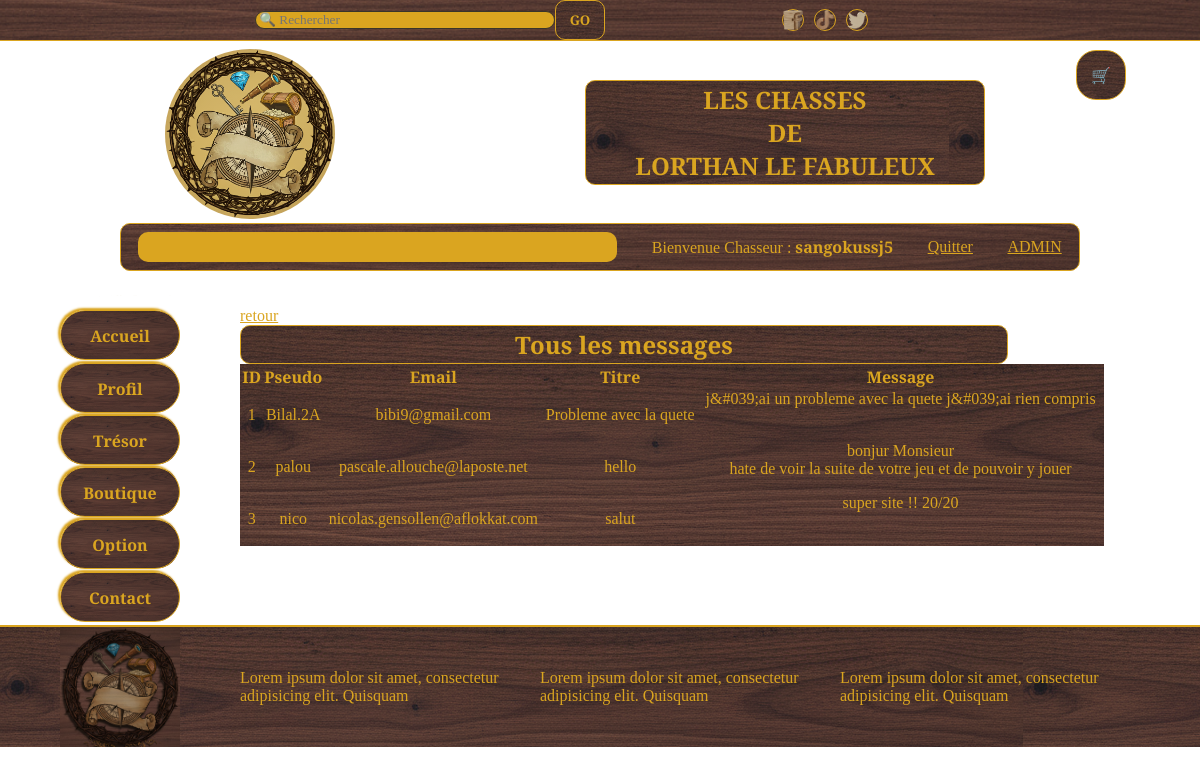
The page /index.php?page=adminMessage (signed in) on the database its author committed.
### tables this page shows
CREATE TABLE `message` (
  `id_message` int(11) NOT NULL,
  `titre` varchar(255) NOT NULL,
  `texte` text NOT NULL,
  `numChasseur` int(11) NOT NULL
);

CREATE TABLE `chasseur` (
  `numChasseur` int(11) NOT NULL,
  `nom` varchar(50) NOT NULL,
  `prenom` varchar(50) NOT NULL,
  `email` varchar(50) NOT NULL,
  `phone` varchar(50) DEFAULT NULL,
  `pseudo` varchar(50) NOT NULL,
  `mdp` varchar(255) NOT NULL,
  `newsLetter` tinyint(1) NOT NULL DEFAULT 0,
  `id_role` int(11) NOT NULL DEFAULT 1
);

### public/index.php (called while the page is built, shortened)
<?php
$erreur = null;
$page = $_GET['page'] ?? 'accueil';
$isLogged = isset($_SESSION['is_logged']) && $_SESSION['is_logged'] === true;
$data = ['erreur' => $erreur];
if ($isLogged && $_SESSION['id_role'] == 2) {
    if ($page === 'adminChasseur') {
        $repo = new ChasseurRepository();
        $data['chasseurs'] = $repo->findAll();
    }
    elseif ($page === 'adminQuete') {
        $repo = new QueteRepository();
        $data['quetes'] = $repo->findAll();
    }
    elseif ($page === 'adminMessage') {
        $repo = new MessageRepository();
        $data['messages'] = $repo->findAll();
    }
}
View::render($page, $data);

### src/Database.php (called while the page is built, shortened)
<?php
class Database{
    private string $host = "localhost";
    private string $db_name = "ue2";
    private string $username = "root";
    private string $password = "root";
    private static ?Database $_instance = null;
    private ?PDO $pdo = null;
    public static function getInstance(): Database{
        if(Database::$_instance ===null){
            Database::$_instance = new self();
        }
        return Database::$_instance;
    }
    public function __construct(){
        $dsn = "mysql:host=$this->host;dbname=$this->db_name";
        $connexion = null;
        try{
            $connexion = new PDO ( $dsn,  $this->username, $this->password);
            $connexion -> exec("SET NAMES utf8");
        } catch (PDOException $e){
            echo("erreur : ".$e->getMessage());
        }
        $this->pdo = $connexion;
    }
    public function getConnection(): PDO{
            return $this->pdo;
    }
}
?>

### src/Repository/RelationCQERepository.php (called while the page is built, shortened)
<?php
class RelationCQERepository {
    private PDO $conn;
    public function __construct() {
        $this->conn = Database::getInstance()->getConnection();
    }
    public function getMessage(){
        $sql = "SELECT m.id_message,c.pseudo, c.email, m.titre,m.texte
                FROM message as m JOIN chasseur as c ON c.numChasseur=m.numChasseur";
        $exec = $this->conn->query($sql);
        $result = $exec->fetchAll(PDO::FETCH_ASSOC);
        $messages = [];
        foreach ($result as $row) {
            $messages[] = new Message($row);
        }
        return $messages;
    }
}

### src/Utils/Hydrator.php (called while the page is built, shortened)
<?php
trait Hydrator {
    public function hydrate(array $data): void {
        foreach ($data as $key => $value) {
            $cleanKey = str_replace('_', ' ', strtolower($key));
            $method = 'set' . str_replace(' ', '', ucwords($cleanKey));
        }
    }
}

### src/Entity/Message.php (called while the page is built, shortened)
<?php
    class Message{
        public int $id_message;
        public string $titre ;
        public string $texte;
        public string $pseudo = "";
        public string $email = "";
        public function setidMessage(int $id_message){$this->id_message = $id_message;}
        public function getidMessage() {return $this->id_message;}
        public function setTitre(string $titre){$this->titre = $titre;}
        public function getTitre() {return $this->titre;}
        public function setTexte(string $texte){$this->texte = $texte;}
        public function getTexte() {return $this->texte;}
        public function setPseudo(string $pseudo){$this->pseudo = $pseudo;}
        public function getPseudo() {return $this->pseudo;}
        public function setEmail(string $email){$this->email = $email;}
        public function getEmail() {return $this->email;}
    }

### templates/adminMessage.php (the view, shortened to what this page needs)
<?php
$repo = new RelationCQERepository;
$messages = $repo->getMessage();
?>
    <a class='aAdmin' href="index.php?page=admin">retour</a>
    <h1 style="color: goldenrod; text-align: center; height: fit-content;">Tous les messages</h1>
    <table style="background-image: url('image/fondbandeausocial.png');  color: goldenrod; width: 90%;">
    <thead> <tr>
            <th>ID</th>
            <th>Pseudo</th>
            <th>Email</th>
            <th>Titre</th>
            <th>Message</th>
        </tr>
    </thead>
    <tbody>
      <?php foreach ($messages as $message) : ?>
        <tr style="text-align: center; height: 50px;">
            <td><?= $message->getIdMessage() ?></td>
            <td><?= htmlspecialchars($message->getPseudo()) ?></td>
            <td><?= htmlspecialchars($message->getEmail()) ?></td>
            <td><?= htmlspecialchars($message->getTitre()) ?></td>
            <td id="tdMessage"><?= nl2br(htmlspecialchars($message->getTexte())) ?></td>
        </tr>
      <?php endforeach; ?>
    </tbody>
</table>

### public/style.css (style rules this page uses)
:root { --primary-color: goldenrod; --secondary-color: #635419fe; --troisieme-color: brown; --text-color-1: goldenrod; --text-color-2: #332902; --font-primary: "Cinzel Decorative", serif; }
* { margin: 0; padding: 0; box-sizing: border-box; font-family: "Cinzel Decorative", serif; }
body { display: flex; flex-direction: column; justify-content: center; align-items: center; overflow-x: hidden; background-image: url("image/BG.png"); background-repeat: no-repeat; background-position: center; background-size: cover; width: 100vw; height: fit-content; }
h1 { height: 80%; width: 80%; font-family: "Cinzel Decorative", serif; font-size: 200%; background-image: url(image/fondbandeausocial2.png); border: #daa520 solid 1px; border-radius: 10px; padding: 2px; }
.aAdmin { color: #daa520; }
#tdMessage { display: block; max-height: 100px; overflow-y: auto; overflow-x: hidden; white-space: normal; overflow-wrap: anywhere; word-break: break-word; }
@media screen and (max-width: 1350px) { body { height: auto; } }
@media screen and (max-width: 1350px) { h1 { font-size: 150%; height: 50%; } }

### rows shown on the page
message: id_message "1", numChasseur.pseudo "Bilal.2A", numChasseur.email "bibi9@gmail.com", titre "Probleme avec la quete", texte "j&#039;ai un probleme avec la quete j&#039;ai rien compris"
message: id_message "2", numChasseur.pseudo "palou", numChasseur.email "pascale.allouche@laposte.net", titre "hello", texte "bonjur Monsieur hate de voir la suite de votre jeu et de pouvoir y jouer"
message: id_message "3", numChasseur.pseudo "nico", numChasseur.email "nicolas.gensollen@aflokkat.com", titre "salut", texte "super site !! 20/20"

### other values the page prints
$_SESSION['user_pseudo'] "sangokussj5"
